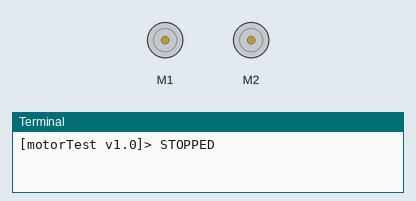
This program was run on a simulated Raspberry Pi (BCM pin numbers). Shown: 2 × DC motor (green arrow = forward, orange = backward, longer = faster), the last lines printed to the terminal. Motors are numbered in the order the program creates them (left before right in a Robot).

Above: at 0.5 s.
At 5.5 s:
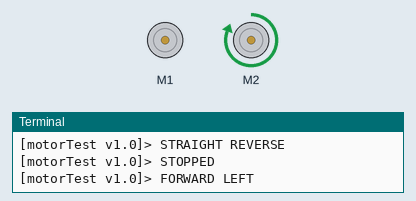
At 9.5 s:
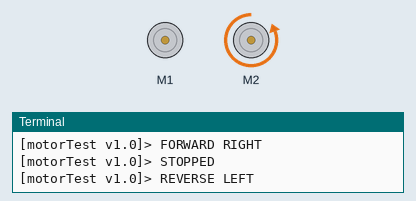
At 20.5 s:
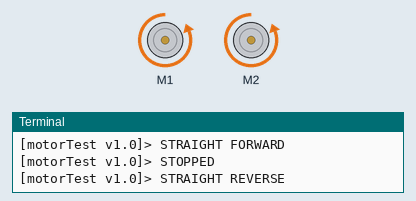
Timing chart, 0 to 22.1 s (numbered marks = the images above):
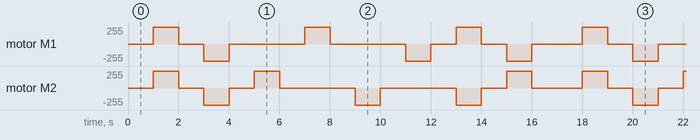

Measured:
- by itself, motor M2: repeats every 17.0 s: stopped 1.0 s, backward 255/255 1.0 s, stopped 1.0 s, forward 255/255 1.0 s, 2 × (stopped 3.0 s, backward 255/255 1.0 s), stopped 1.0 s, forward 255/255 1.0 s, stopped 2.0 s, forward 255/255 1.0 s
- by itself, motor M1: repeats every 17.0 s: stopped 1.0 s, backward 255/255 1.0 s, stopped 3.0 s, forward 255/255 1.0 s, stopped 3.0 s, backward 255/255 1.0 s, stopped 1.0 s, forward 255/255 1.0 s, stopped 1.0 s, backward 255/255 1.0 s, stopped 2.0 s, forward 255/255 1.0 s

The program:

motorTest1.0.py
```python
from gpiozero import PhaseEnableMotor
# https://gpiozero.readthedocs.io/en/stable/api_output.html#motor
#
from time import sleep
#
# This Python script will test the H-bridge and any connected DC motors
#
pgmName = 'motorTest v1.0'
#
# specify H-Bridge control pins
goL = 17 #23 or 17
dirL = 27 #24 or 27
goR = 23 #17 or 23   # Pin 5 goes HIGH
dirR = 24 #27 or 24  # Pin 6 goes HIGH
#
# create Motor classes with independent control pins & enable speed control if desired
motorLeft = PhaseEnableMotor(dirL,goL,pwm=False)
motorRight = PhaseEnableMotor(dirR,goR,pwm=False)
#
# Define the motor speeds
#lSpd = 1.0
#lSpd = 0.25
#rSpd = 1.0
#rSpd = 0.25
#
# Define the directional control functions
#
def stop():
    # Stop both motors
    motorLeft.stop()
    motorRight.stop()
#
# Specifying a value for v between 0 & 1 will control the motors' speed
def straightFwd():
    # Run both motors forward
    motorLeft.forward() # 1 = Full Speed
    motorRight.forward() # 1 = Full Speed
#
def straightRev():
    # Run both motors in reverse
    motorLeft.backward() # 1 = Full Speed
    motorRight.backward() # 1 = Full Speed
#
def fwdLeft():
    # Run right motor forward
    motorLeft.stop() # vl) # 0 = Stopped
    motorRight.forward()
#
def fwdRight():
    # Run left motor forward
    motorLeft.forward()
    motorRight.stop() # vr) # 0 = Stopped
#
def revLeft():
    # Run right motor forward
    motorLeft.stop() # vl) # 0 = Stopped
    motorRight.backward()
#
def revRight():
    # Run left motor forward
    motorLeft.backward()
    motorRight.stop() # vr) # 0 = Stopped
#
def cwSpin():
    # Run left motor forward
    # Run right motor backward
    motorLeft.forward()
    motorRight.backward()
#
def ccwSpin():
    # Run left motor forward
    # Run right motor backward
    motorLeft.backward()
    motorRight.forward()
#
# Test the motors & H-Bridge
# Run various control tests until poweroff
while True:
    stop()
    print(f"[{pgmName}]> STOPPED")
    sleep(1)
    print(f"[{pgmName}]> STRAIGHT FORWARD")
    straightFwd()
    sleep(1)
    stop()
    print(f"[{pgmName}]> STOPPED")
    sleep(1)
    print(f"[{pgmName}]> STRAIGHT REVERSE")
    straightRev()
    sleep(1)
    stop()
    print(f"[{pgmName}]> STOPPED")
    sleep(1)
    print(f"[{pgmName}]> FORWARD LEFT")
    fwdLeft()
    sleep(1)
    stop()
    print(f"[{pgmName}]> STOPPED")
    sleep(1)
    print(f"[{pgmName}]> FORWARD RIGHT")
    fwdRight()
    sleep(1)
    stop()
    print(f"[{pgmName}]> STOPPED")
    sleep(1)
    print(f"[{pgmName}]> REVERSE LEFT")
    revLeft()
    sleep(1)
    stop()
    print(f"[{pgmName}]> STOPPED")
    sleep(1)
    print(f"[{pgmName}]> REVERSE RIGHT")
    revRight()
    sleep(1)
    stop()
    print(f"[{pgmName}]> STOPPED")
    sleep(1)
    print(f"[{pgmName}]> CW SPIN")
    cwSpin()
    sleep(1)
    stop()
    print(f"[{pgmName}]> STOPPED")
    sleep(1)
    print(f"[{pgmName}]> CCW SPIN")
    ccwSpin()
    sleep(1)
    stop()
    print(f"[{pgmName}]> STOPPED")
    sleep(1)
    print(f"[{pgmName}]> ******************** STARTING OVER ******************** ")
```
